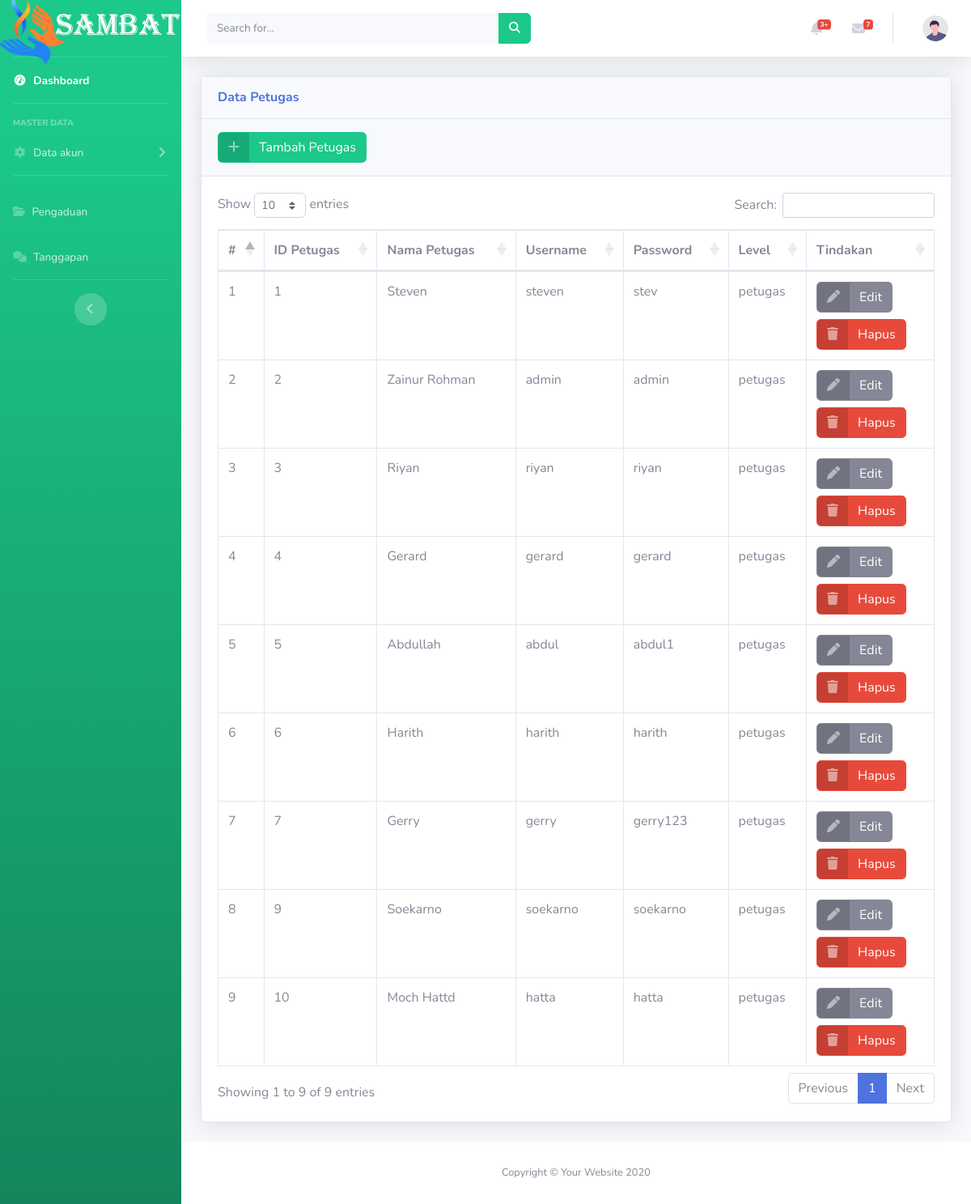
The app's page /data-petugas.php with its own data.
### tables this page shows
CREATE TABLE `petugas` (
  `id_petugas` int(25) NOT NULL,
  `nama_petugas` varchar(25) NOT NULL,
  `username` varchar(25) NOT NULL,
  `password` varchar(25) NOT NULL,
  `telp` varchar(13) NOT NULL,
  `level` enum('admin','petugas') NOT NULL
);

### data-petugas.php (the view, shortened to what this page needs)
<?php
include('config.php');
?>
<!DOCTYPE html>
<html lang="en">
<head>
    <link href="vendor/fontawesome-free/css/all.min.css" rel="stylesheet" type="text/css">
    <link href="css/sb-admin-2.min.css" rel="stylesheet">
    <link href="vendor/datatables/dataTables.bootstrap4.min.css" rel="stylesheet">
</head>
<body id="page-top">
    <div id="wrapper">
        <ul class="navbar-nav bg-gradient-success sidebar sidebar-dark accordion" id="accordionSidebar">
            <a class="sidebar-brand d-flex align-items-center justify-content-center" href="index.html">
                    <img src="img/logo2.png">
            </a>
            <li class="nav-item active">
                <a class="nav-link" href="dasboard.php">
                    <i class="fas fa-fw fa-tachometer-alt"></i>
                    <span>Dashboard</span></a>
            </li>
            <hr class="sidebar-divider">
            <div class="sidebar-heading">
                Master data
            </div>
            <li class="nav-item">
                <a class="nav-link collapsed" href="#" data-toggle="collapse" data-target="#collapseTwo"
                    aria-expanded="true" aria-controls="collapseTwo">
                    <i class="fas fa-fw fa-cog"></i>
                    <span>Data akun</span>
                </a>
            </li>
            <hr class="sidebar-divider">
            <li class="nav-item">
                <a class="nav-link" href="data-pengaduan.php">
                    <i class="fas fa-folder-open"></i>
                    <span>Pengaduan</span></a>
            </li>
            <li class="nav-item">
                <a class="nav-link" href="data-tanggapan.php">
                    <i class="fas fa-comments"></i>
                    <span>Tanggapan</span></a>
            </li>
            <hr class="sidebar-divider d-none d-md-block">
            <div class="text-center d-none d-md-inline">
                <button class="rounded-circle border-0" id="sidebarToggle"></button>
            </div>
        </ul>
        <div id="content-wrapper" class="d-flex flex-column">
            <div id="content">
                <nav class="navbar navbar-expand navbar-light bg-white topbar mb-4 static-top shadow">
                    <form
                        class="d-none d-sm-inline-block form-inline mr-auto ml-md-3 my-2 my-md-0 mw-100 navbar-search">
                        <div class="input-group">
                            <input type="text" class="form-control bg-light border-0 small" placeholder="Search for..."
                                aria-label="Search" aria-describedby="basic-addon2">
                            <div class="input-group-append">
                                <button class="btn btn-success" type="button">
                                    <i class="fas fa-search fa-sm"></i>
                                </button>
                            </div>
                        </div>
                    </form>
                    <ul class="navbar-nav ml-auto">
                        <li class="nav-item dropdown no-arrow mx-1">
                            <a class="nav-link dropdown-toggle" href="#" id="alertsDropdown" role="button"
                                data-toggle="dropdown" aria-haspopup="true" aria-expanded="false">
                                <i class="fas fa-bell fa-fw"></i>
                                <span class="badge badge-danger badge-counter">3+</span>
                            </a>
                        </li>
                        <li class="nav-item dropdown no-arrow mx-1">
                            <a class="nav-link dropdown-toggle" href="#" id="messagesDropdown" role="button"
                                data-toggle="dropdown" aria-haspopup="true" aria-expanded="false">
                                <i class="fas fa-envelope fa-fw"></i>
                                <span class="badge badge-danger badge-counter">7</span>
                            </a>
                        </li>
                        <li class="nav-item dropdown no-arrow">
                            <a class="nav-link dropdown-toggle" href="#" id="userDropdown" role="button"
                                data-toggle="dropdown" aria-haspopup="true" aria-expanded="false">
                                <img class="img-profile rounded-circle"
                                    src="img/undraw_profile.svg">
                            </a>
                        </li>
                    </ul>
                </nav>
                <div class="container-fluid">
                    <div class="card shadow mb-4">
                        <div class="card-header py-3">
                            <h6 class="m-0 font-weight-bold text-primary">Data Petugas</h6>
                        </div>
    <div class="card-header py-3">
        <a href="tambah-masyarakat.php" class="btn btn-success btn-icon-split">
            <span class="icon text-white-50">
                <i class="fas fa-plus"></i>
                </span>
            <span class="text">Tambah Petugas</span>
        </a>
    </div>
                        <div class="card-body">
                            <div class="table-responsive">
                                <table class="table table-bordered" id="dataTable" width="100%" cellspacing="0">
                                    <thead>
                                        <tr>
                                            <th>#</th>
                                                <th>ID Petugas</th>
                                                <th>Nama Petugas</th>
                                                <th>Username</th>
                                                <th>Password</th>
                                                <th>Level</th>
                                                <th>Tindakan</th>
                                        </thead>
            <tbody>
                <?php
                $sql = mysqli_query($koneksi, "SELECT * FROM petugas ORDER BY id_petugas ASC") or die(sql_error($koneksi,_LINE_));
                if(mysqli_num_rows($sql) > 0){
                    $no = 1;
                    while($data = mysqli_fetch_assoc($sql)){
                        echo '
                        <tr>
                            <td>'.$no.'</td>
                            <td>'.$data['id_petugas'].'</td>
                            <td>'.$data['nama_petugas'].'</td>
                            <td>'.$data['username'].'</td>
                            <td>'.$data['password'].'</td>
                            <td>'.$data['level'].'</td>
                            <td>
                                <a href="edit-petugas.php?id_petugas='.$data['id_petugas'].'" class="btn btn-secondary btn-icon-split">
                                    <span class="icon text-white-50">
                                        <i class="fas fa-pen"></i>
                                        </span>
                                    <span class="text">Edit</span>
                                </a>
                                    <div class="my-2"></div>
                                <a href="delete-petugas.php?id_petugas='.$data['id_petugas'].'" class="btn btn-danger btn-icon-split" onclick="return confirm(\'Yakin ingin menghapus data ini?\')">
                                    <span class="icon text-white-50">
                                        <i class="fas fa-trash"></i>
                                        </span>
                                    <span class="text">Hapus</span>
                                </a>
                            </td>
                        </tr>
                        ';
                        $no++;
                    }
                }else{
                    echo '
                    <tr>
                        <td colspan="6">Tidak ada data.</td>
                    </tr>
                    ';
                }
                ?>
                                </table>
                            </div>
                        </div>
                    </div>
                </div>
            </div>
            <footer class="sticky-footer bg-white">
                <div class="container my-auto">
                    <div class="copyright text-center my-auto">
                        <span>Copyright &copy; Your Website 2020</span>
                    </div>
                </div>
            </footer>
        </div>
    </div>
</body>
</html>

### records on screen
petugas: id_petugas "1", nama_petugas "Steven", username "steven", password "stev", level "petugas"
petugas: id_petugas "2", nama_petugas "Zainur Rohman", username "admin", password "admin", level "petugas"
petugas: id_petugas "3", nama_petugas "Riyan", username "riyan", password "riyan", level "petugas"
petugas: id_petugas "4", nama_petugas "Gerard", username "gerard", password "gerard", level "petugas"
petugas: id_petugas "5", nama_petugas "Abdullah", username "abdul", password "abdul1", level "petugas"
petugas: id_petugas "6", nama_petugas "Harith", username "harith", password "harith", level "petugas"
petugas: id_petugas "7", nama_petugas "Gerry", username "gerry", password "gerry123", level "petugas"
petugas: id_petugas "9", nama_petugas "Soekarno", username "soekarno", password "soekarno", level "petugas"
petugas: id_petugas "10", nama_petugas "Moch Hattd", username "hatta", password "hatta", level "petugas"
